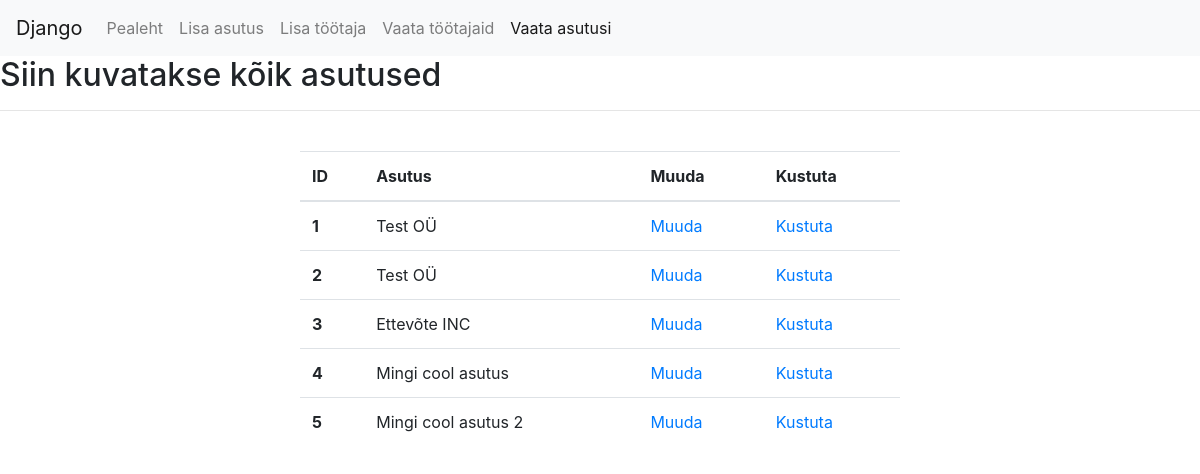
The app's page /vaataasutus/, older data.
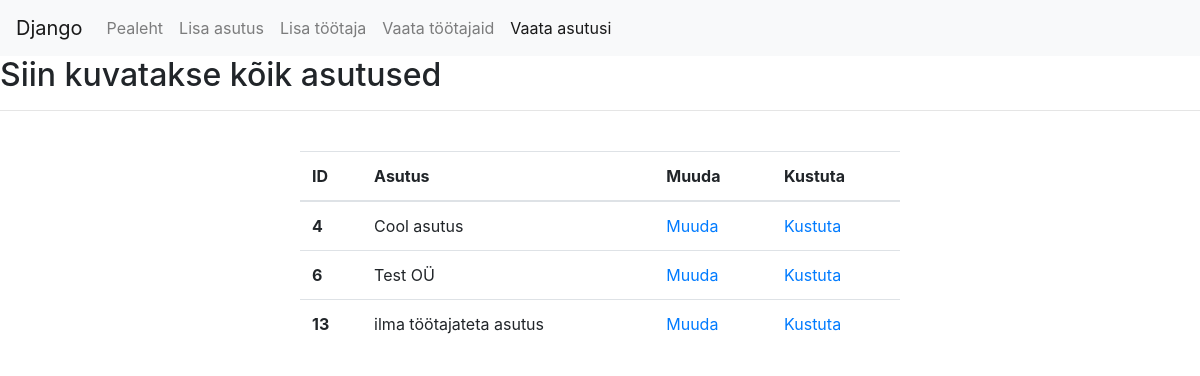
The same page, newer data.
### main/models.py (models this page shows)
class Asutus(models.Model):
  nimi = models.CharField(max_length = 255)

### main/views.py (the view)
# urls.py: url(r'^vaataasutus/', views.vaataasutus, name='vaataasutus'),
def vaataasutus(request, linkedworker=False):
  asutused = Asutus.objects.all()
  args = {'asutused': asutused,
          'linkedworker': linkedworker,
          'page_url': request.get_full_path()}
  return render(request, 'main/vaataasutus.html', args)

### templates/main/vaataasutus.html (shortened to what this page needs)
{% extends "base.html" %} {% block content %}
<h2>Siin kuvatakse kõik asutused</h2>
<hr>
<table class="table" style="width: 50%; margin: auto;">
	<thead>
		<tr>
			<th scope="col">ID</th>
			<th scope="col">Asutus</th>
			<th scope="col">Muuda</th>
			<th scope="col">Kustuta</th>
		</tr>
	</thead>
	<tbody>
		{% for asutus in asutused %}
		<tr>
			<th scope="row">{{asutus.pk}}</th>
			<td>{{asutus.nimi}}</td>
			<td><a href="/muudaasutus/?id={{asutus.pk}}">Muuda</a></td>
			<td><a href="/kustutaasutus/?id={{asutus.pk}}">Kustuta</a></td>
		</tr>
		{% endfor %}
	</tbody>
  <br>
	{% endblock content %}

Row changes from the older to the newer data that the page shows:
removed Asutus: pk "1", nimi "Test OÜ"
removed Asutus: pk "2", nimi "Test OÜ"
removed Asutus: pk "3", nimi "Ettevõte INC"
removed Asutus: pk "5", nimi "Mingi cool asutus 2"
changed Asutus id 4: nimi "Mingi cool asutus" → "Cool asutus"
added Asutus: pk "6", nimi "Test OÜ"
added Asutus: pk "13", nimi "ilma töötajateta asutus"
